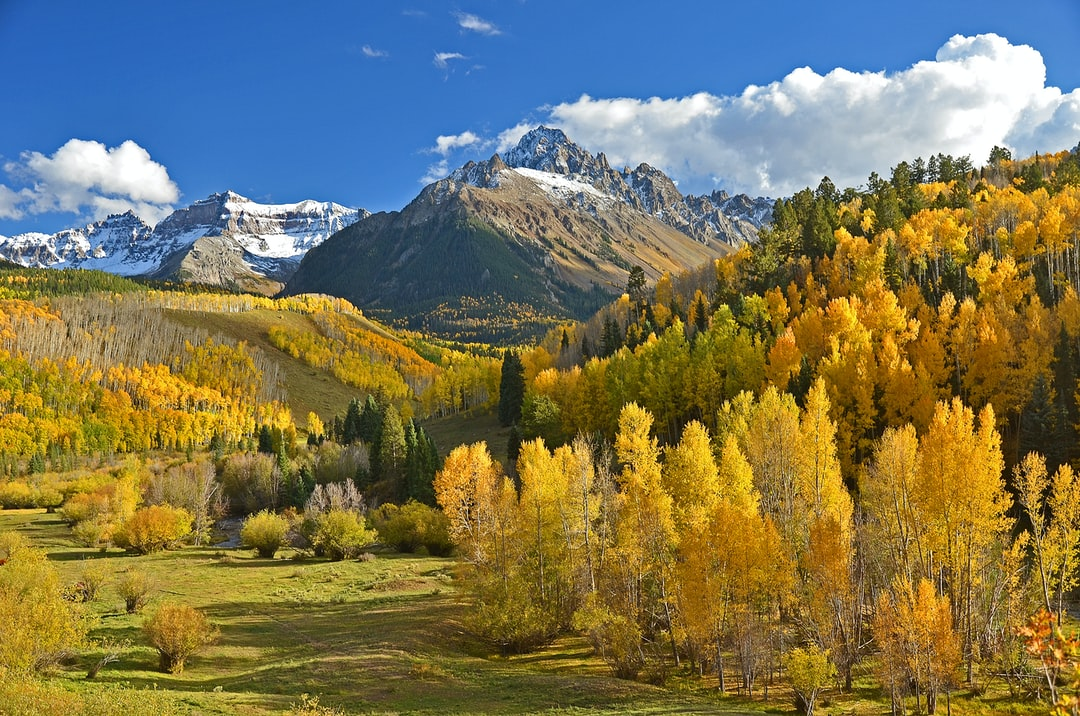
#> input picture images/AC.jpg, 1080 x 716 px
$ python masking.py
#> lines starting #> are read from the running program, lines starting #| are printed output that depends on the picture; after the words box and inside, x2 and y2 are one past the last pixel; in counts of white or black regions, pixels touching at a corner belong together
import cv2 as cv
import numpy as np

img = cv.imread('images/AC.jpg')
#> img is the input picture: shape (716, 1080, 3); mean B, G, R 87, 118.7, 123.1
cv.imshow('Original', img)

blank = np.zeros(img.shape[:2], dtype='uint8')

circle = cv.circle(blank.copy(), (img.shape[1]//2, img.shape[0]//2), 100, 255, -1)

rectangle = cv.rectangle(blank.copy(), (100, 100), (200, 400), 255, -1)

weird_shape = cv.bitwise_and(circle, rectangle)
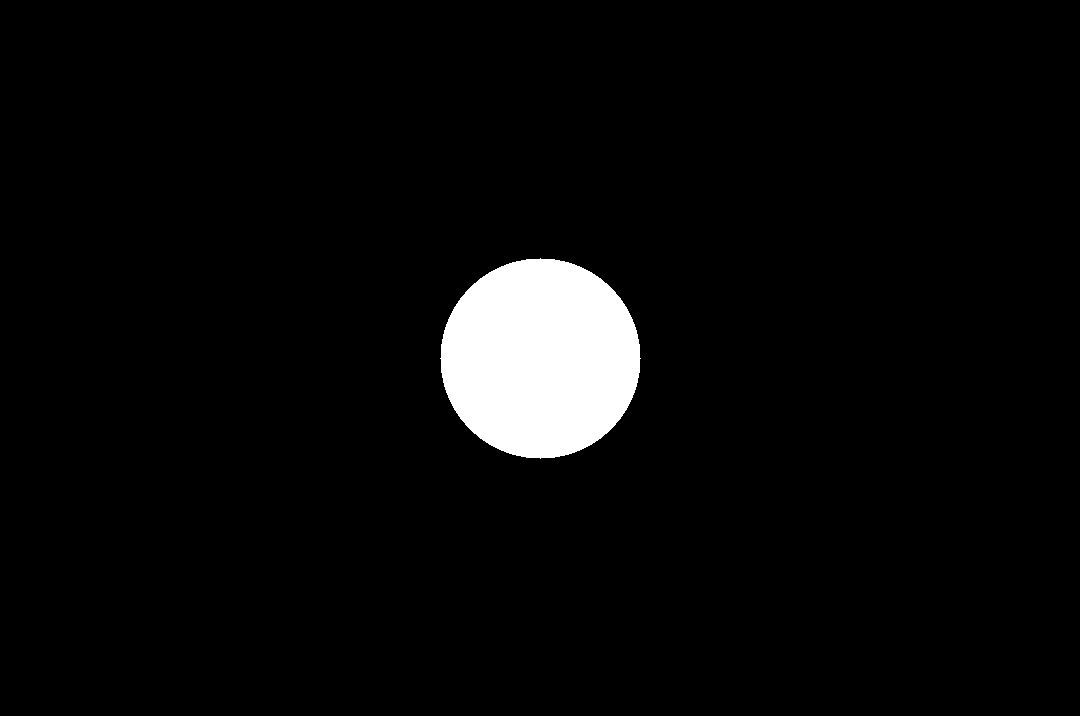
#> circle: shape (716, 1080); 4.1% white; 1 white region, box (x1, y1, x2, y2) and area: (440, 258, 641, 459) 31417
cv.imshow('Weird Shape', weird_shape)

masked = cv.bitwise_and(img, img, mask=weird_shape)
#> masked: shape (716, 1080, 3); every value is 0
cv.imshow('Weird Shaoe Masked Image', masked)

cv.waitKey(0)
